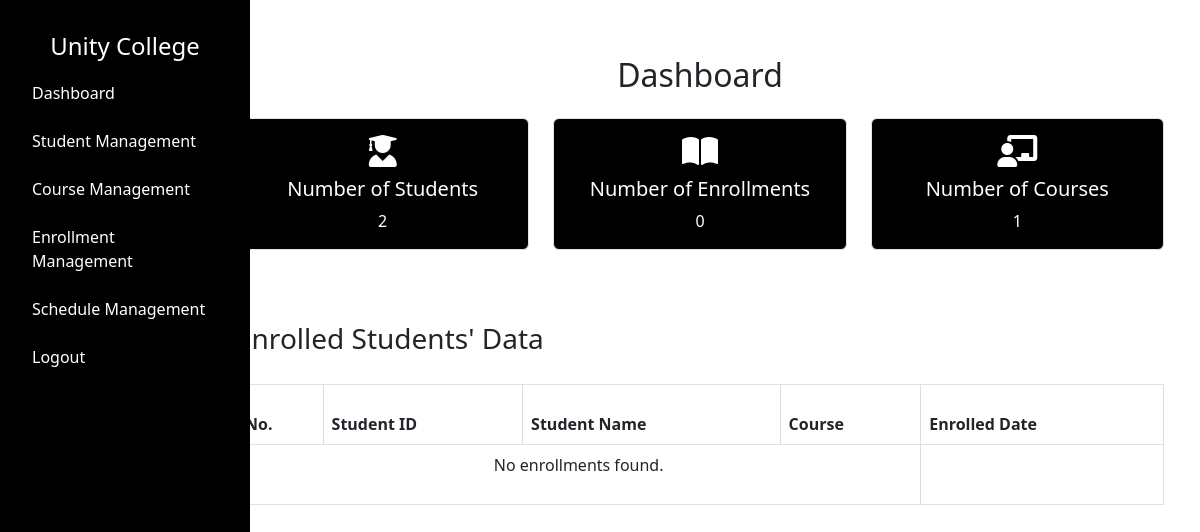
/admin/dashboard (signed in), run on an earlier commit of the app's database.
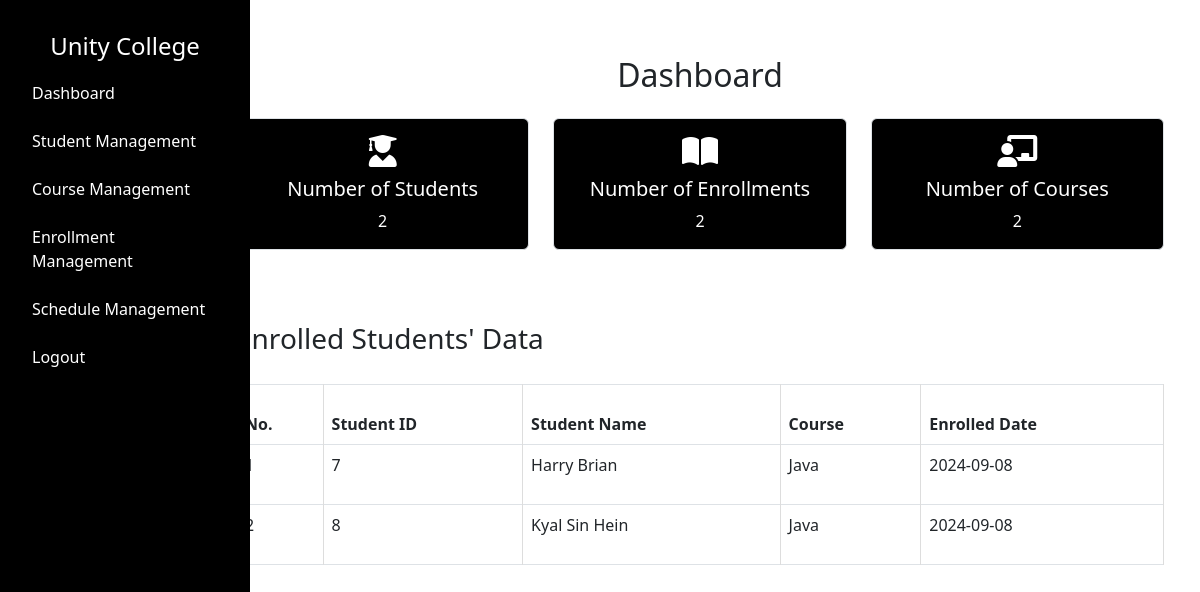
And on a later commit of the database.
### tables this page shows
CREATE TABLE "enrollment" (
    "id" INTEGER PRIMARY KEY AUTOINCREMENT,
    "student_id" INTEGER NOT NULL,
    "course_id" INTEGER NOT NULL,
    "enroll_date" DATE NOT NULL,
    FOREIGN KEY("student_id") REFERENCES "student"("id") ON DELETE RESTRICT,
    FOREIGN KEY("course_id") REFERENCES "course"("id") ON DELETE RESTRICT
);

CREATE TABLE "student" (
    "id" INTEGER PRIMARY KEY AUTOINCREMENT,
    "first_name" TEXT NOT NULL,
    "last_name" TEXT NOT NULL,
    "email" TEXT NOT NULL,
    "phone" INTEGER NOT NULL,
    "address" TEXT NOT NULL,
    "password" TEXT NOT NULL
);

CREATE TABLE "course" (
    "id" INTEGER PRIMARY KEY AUTOINCREMENT,
    "name" TEXT NOT NULL,
    "image" TEXT NOT NULL,
    "description" TEXT NOT NULL,
    "credits" INTEGER NOT NULL,
    "lecturer" TEXT NOT NULL
);

### app.py (the view)
@app.route("/admin/dashboard")
def admin_dashboard():
    if 'username' not in session or session.get('user_type') != 'admin':
        return redirect(url_for('admin_login'))
    username = session.get('username')
    try:
        total_students = query_db("SELECT COUNT(*) FROM student", one=True)[0]
        total_courses = query_db("SELECT COUNT(*) FROM course", one=True)[0]
        total_enrollments = query_db("SELECT COUNT(*) FROM enrollment", one=True)[0]
        enrolled_students = query_db("""
            SELECT
                student.id AS student_id,
                student.first_name || ' ' || student.last_name AS student_name,
                course.name AS course_name,
                enrollment.enroll_date
            FROM enrollment
            JOIN student ON enrollment.student_id = student.id
            JOIN course ON enrollment.course_id = course.id
        """)
        print("Enrolled students:", enrolled_students)
    except Exception as e:
        print(traceback.format_exc())
        total_students = total_courses = total_enrollments = 0
        enrolled_students = []
    return render_template(
        "admin/dashboard.html",
        username=username,
        total_students=total_students,
        total_courses=total_courses,
        total_enrollments=total_enrollments,
        enrolled_students=enrolled_students  # Pass the enrolled students data
    )

### dbcontroller.py (called while the page is built)
def get_db_connection():
    return sqlite3.connect(DATABASE)

def query_db(query, args=(), one=False):
    con = get_db_connection()
    with closing(con.cursor()) as cur:
        cur.execute(query, args)
        rv = cur.fetchall()
        if one:
            return rv[0] if rv else None
        return rv

### templates/admin/dashboard.html (shortened to what this page needs)
{% extends '/admin/layout.html' %} {% block content %}
<link
  rel="stylesheet"
  href="https://cdnjs.cloudflare.com/ajax/libs/font-awesome/6.0.0-beta3/css/all.min.css"
/>
<link href="/static/css/admin/dashboard.css" rel="stylesheet" />
<div class="container mt-4">
  <h2 class="text-center mb-4">Dashboard</h2>
  <div class="row">
    <div class="col-12 col-md-4 mb-4">
      <div class="card">
        <div class="card-body">
          <i class="fas fa-user-graduate fa-2x"></i>
          <h5 class="card-title mt-2">Number of Students</h5>
          <p class="card-text">{{ total_students }}</p>
        </div>
      </div>
    </div>
    <div class="col-12 col-md-4 mb-4">
      <div class="card">
        <div class="card-body">
          <i class="fas fa-book-open fa-2x"></i>
          <h5 class="card-title mt-2">Number of Enrollments</h5>
          <p class="card-text">{{ total_enrollments }}</p>
        </div>
      </div>
    </div>
    <div class="col-12 col-md-4 mb-4">
      <div class="card">
        <div class="card-body">
          <i class="fas fa-chalkboard-teacher fa-2x"></i>
          <h5 class="card-title mt-2">Number of Courses</h5>
          <p class="card-text">{{ total_courses }}</p>
        </div>
      </div>
    </div>
  </div>
  <div class="row mt-5">
    <div class="col-12">
      <h3>Enrolled Students' Data</h3>
      <div class="table-responsive">
        <table class="table table-bordered">
          <thead>
            <tr>
              <th>No.</th>
              <th>Student ID</th>
              <th>Student Name</th>
              <th>Course</th>
              <th>Enrolled Date</th>
            </tr>
          </thead>
          <tbody>
            {% if enrolled_students %} {% for student in enrolled_students %}
            <tr>
              <td>{{ loop.index }}</td>
              <td>{{ student[0] }}</td>
              <td>{{ student[1] }}</td>
              <td>{{ student[2] }}</td>
              <td>{{ student[3]}}</td>
            </tr>
            {% endfor %} {% else %}
            <tr>
              <td colspan="4" class="text-center">No enrollments found.</td>
            </tr>
            {% endif %}
          </tbody>
        </table>
      </div>
    </div>
  </div>
</div>
{% endblock %}

What changed in the data, as far as the page shows it:
added enrollment: student "7", student "Harry Brian", name "Java", enroll_date "2024-09-08"
added enrollment: student "8", student "Kyal Sin Hein", name "Java", enroll_date "2024-09-08"
Also different on the page:
{{ total_enrollments }}: "0" → "2"
{{ total_courses }}: "1" → "2"
text no longer shown: "No enrollments found."
